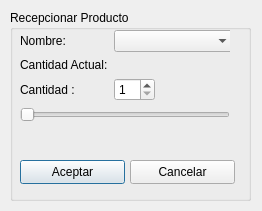
<?xml version="1.0" encoding="UTF-8"?>
<ui version="4.0">
 <class>reproductos</class>
 <widget class="QDialog" name="reproductos">
  <property name="geometry">
   <rect>
    <x>0</x>
    <y>0</y>
    <width>262</width>
    <height>211</height>
   </rect>
  </property>
  <property name="windowTitle">
   <string>Recepcionar producto</string>
  </property>
  <widget class="QGroupBox" name="groupBox">
   <property name="geometry">
    <rect>
     <x>10</x>
     <y>10</y>
     <width>241</width>
     <height>191</height>
    </rect>
   </property>
   <property name="title">
    <string>Recepcionar Producto</string>
   </property>
   <widget class="QWidget" name="formLayoutWidget">
    <property name="geometry">
     <rect>
      <x>10</x>
      <y>20</y>
      <width>210</width>
      <height>127</height>
     </rect>
    </property>
    <layout class="QFormLayout" name="formLayout">
     <property name="fieldGrowthPolicy">
      <enum>QFormLayout::ExpandingFieldsGrow</enum>
     </property>
     <item row="0" column="0">
      <widget class="QLabel" name="label_2">
       <property name="text">
        <string>Nombre:</string>
       </property>
      </widget>
     </item>
     <item row="0" column="1">
      <widget class="QComboBox" name="productocomboBox">
       <property name="minimumSize">
        <size>
         <width>120</width>
         <height>0</height>
        </size>
       </property>
      </widget>
     </item>
     <item row="2" column="1">
      <widget class="QSpinBox" name="spinBox">
       <property name="minimum">
        <number>1</number>
       </property>
      </widget>
     </item>
     <item row="4" column="0" colspan="2">
      <widget class="QSlider" name="horizontalSlider">
       <property name="singleStep">
        <number>1</number>
       </property>
       <property name="orientation">
        <enum>Qt::Horizontal</enum>
       </property>
      </widget>
     </item>
     <item row="1" column="0">
      <widget class="QLabel" name="label_3">
       <property name="text">
        <string>Cantidad Actual:</string>
       </property>
      </widget>
     </item>
     <item row="2" column="0">
      <widget class="QLabel" name="label_4">
       <property name="text">
        <string>Cantidad :</string>
       </property>
      </widget>
     </item>
     <item row="1" column="1">
      <widget class="QLabel" name="a">
       <property name="text">
        <string/>
       </property>
      </widget>
     </item>
    </layout>
   </widget>
   <widget class="QPushButton" name="aceptar">
    <property name="geometry">
     <rect>
      <x>10</x>
      <y>150</y>
      <width>105</width>
      <height>24</height>
     </rect>
    </property>
    <property name="text">
     <string>Aceptar</string>
    </property>
    <property name="icon">
     <iconset resource="pandasoft.qrc">
      <normaloff>:/images/dialog-ok.png</normaloff>:/images/dialog-ok.png</iconset>
    </property>
   </widget>
   <widget class="QPushButton" name="cancelar">
    <property name="geometry">
     <rect>
      <x>120</x>
      <y>150</y>
      <width>105</width>
      <height>24</height>
     </rect>
    </property>
    <property name="text">
     <string>Cancelar</string>
    </property>
    <property name="icon">
     <iconset resource="pandasoft.qrc">
      <normaloff>:/images/dialog-cancel.png</normaloff>:/images/dialog-cancel.png</iconset>
    </property>
   </widget>
  </widget>
 </widget>
 <resources>
  <include location="pandasoft.qrc"/>
 </resources>
 <connections>
  <connection>
   <sender>cancelar</sender>
   <signal>clicked()</signal>
   <receiver>reproductos</receiver>
   <slot>reject()</slot>
   <hints>
    <hint type="sourcelabel">
     <x>176</x>
     <y>191</y>
    </hint>
    <hint type="destinationlabel">
     <x>187</x>
     <y>169</y>
    </hint>
   </hints>
  </connection>
  <connection>
   <sender>spinBox</sender>
   <signal>valueChanged(int)</signal>
   <receiver>horizontalSlider</receiver>
   <slot>setValue(int)</slot>
   <hints>
    <hint type="sourcelabel">
     <x>135</x>
     <y>96</y>
    </hint>
    <hint type="destinationlabel">
     <x>79</x>
     <y>138</y>
    </hint>
   </hints>
  </connection>
  <connection>
   <sender>horizontalSlider</sender>
   <signal>sliderMoved(int)</signal>
   <receiver>spinBox</receiver>
   <slot>setValue(int)</slot>
   <hints>
    <hint type="sourcelabel">
     <x>121</x>
     <y>136</y>
    </hint>
    <hint type="destinationlabel">
     <x>163</x>
     <y>96</y>
    </hint>
   </hints>
  </connection>
 </connections>
</ui>
